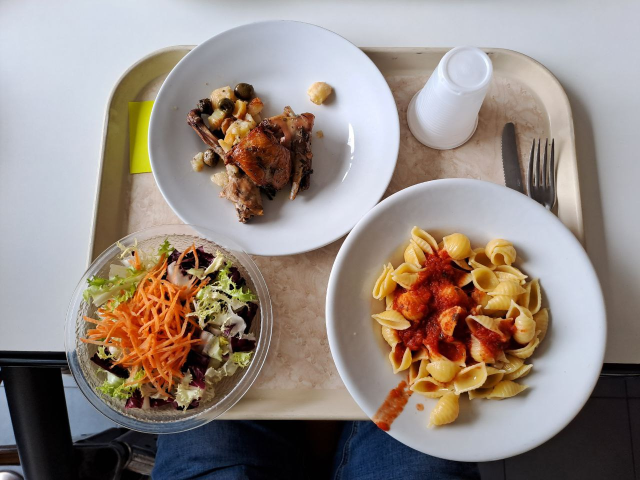
//> input picture Food_leftover_dataset/tray3/food_image.jpg, 1280 x 960 px (shown at 1/2 size)
$ ./main   (built with g++ and OpenCV 4)
//> lines starting //> are read from the running program, lines starting //| are printed output that depends on the picture; after the words box and inside, x2 and y2 are one past the last pixel; in counts of white or black regions, pixels touching at a corner belong together
#include <opencv2/core.hpp>
#include <opencv2/highgui.hpp>
#include <opencv2/xfeatures2d.hpp>
#include <iostream>
#include <vector>
#include <opencv2/core/version.hpp>
#include <iostream>
#include <opencv2/opencv.hpp>
#include <iostream>
#include <opencv2/opencv.hpp>
#include <opencv2/features2d.hpp>
#include <filesystem>
#include <fstream>

namespace fs = std::filesystem;
// [123 lines of commented-out code are left out]
struct ColorRange {
    std::string name;
    cv::Scalar lowerb;
    cv::Scalar upperb;
    cv::Vec4b color;
};

struct ObjectMatch {
    std::string name;
    float percentage;
};
// [106 lines left out: functions annotateImageWithFoods, colorizeSpecificObjects, not called in this run]

void processCircle(cv::Mat& testImage, const cv::Point& center, int radius, const std::string& savedFeaturesFolderPath, const std::vector<ColorRange>& colorRanges, int minPixelCount, std::string* &foodsNames) {
    static int index = 0;
    // Create a mask for the current circle
    cv::Mat mask = cv::Mat::zeros(testImage.size(), CV_8UC1);
    cv::circle(mask, center, radius, cv::Scalar(255), -1);


    cv::Mat subImg;
    testImage.copyTo(subImg, mask);

    // Initialize SURF detector
    cv::Ptr<cv::xfeatures2d::SURF> surf = cv::xfeatures2d::SURF::create();


    std::vector<cv::KeyPoint> testKeypoints;
    cv::Mat testDescriptors;
    surf->detectAndCompute(subImg, cv::noArray(), testKeypoints, testDescriptors);

    std::vector<ObjectMatch> matches;
    std::vector<ColorRange> finalMatched;

    for (const auto& entry : fs::directory_iterator(savedFeaturesFolderPath)) {

        std::string featuresPath = entry.path().string();

        // Load saved descriptors
        cv::Mat savedDescriptors;
        cv::FileStorage fileStorage(featuresPath, cv::FileStorage::READ);
        fileStorage["descriptors"] >> savedDescriptors;
        fileStorage.release();


        cv::FlannBasedMatcher matcher(new cv::flann::KDTreeIndexParams(5), new cv::flann::SearchParams(50));


        std::vector<std::vector<cv::DMatch>> knnMatches;
        matcher.knnMatch(testDescriptors, savedDescriptors, knnMatches, 2);


        const float ratioThresh = 0.7f;
        std::vector<cv::DMatch> goodMatches;
        for (size_t i = 0; i < knnMatches.size(); i++) {
            if (knnMatches[i][0].distance < ratioThresh * knnMatches[i][1].distance) {
                goodMatches.push_back(knnMatches[i][0]);
            }
        }

        // Check if more than 10% of the features matched
        float matchPercentage = static_cast<float>(goodMatches.size()) / static_cast<float>(savedDescriptors.rows) * 100.0f;
        if (matchPercentage > 10.0f) {
            std::cout << "Match found with: " << entry.path().stem().string() << ", Match Percentage: " << matchPercentage << "%" << std::endl;
            matches.push_back({ entry.path().stem().string(), matchPercentage });
        }
    }

    // Sort the matches by matching percentage
    std::sort(matches.begin(), matches.end(), [](const ObjectMatch& a, const ObjectMatch& b) {
        return a.percentage > b.percentage;
    });

    // Check the first match for pasta or rice
    std::vector<ColorRange> topMatches;
    if (!matches.empty() && (matches[0].name.find("Pasta") != std::string::npos || matches[0].name.find("Rice") != std::string::npos)) {
        std::cout << matches[0].name << std::endl;
        for (const auto& cr : colorRanges) {
            if (cr.name == matches[0].name) {
                topMatches.push_back(cr);
                foodsNames[index] = cr.name;
                index++;
                break;
            }
        }

    }
    else {
        for (int i = 0; i < std::min(2, static_cast<int>(matches.size())); ++i) {
            for (const auto& cr : colorRanges) {
                if (cr.name == matches[i].name) {
                    topMatches.push_back(cr);
                    foodsNames[index] = cr.name;
                    std::cout<<cr.name<<std::endl;
                    index++;
                    break;
                }
            }
        }
    }

    for (const auto& match : topMatches)
        std::cout << "Name: " << match.name << std::endl;

    if (!topMatches.empty()) {
        colorizeSpecificObjects(testImage, mask, topMatches, minPixelCount);
    }


}

int main() {
    std::string* foodsNames = nullptr;
    foodsNames = new std::string[10];

    int size = 10;
    std::string savedFeaturesFolderPath = "../keypoints_by_food_type";
    std::string testImagePath = "../Food_leftover_dataset/tray3/food_image.jpg";

    std::vector<ColorRange> colorRanges = {
        {"Pasta Pesto", cv::Scalar(14, 108, 0), cv::Scalar(48, 254, 255), cv::Vec4b(0, 0, 255, 128)},
        {"Basil Potatoes", cv::Scalar(18, 46, 0), cv::Scalar(29, 255, 255), cv::Vec4b(0, 255, 0, 128)},
        {"Basil Potatoes_1", cv::Scalar(18, 46, 0), cv::Scalar(29, 255, 255), cv::Vec4b(0, 255, 0, 128)},
        {"Fish Cutlet", cv::Scalar(5, 98, 160), cv::Scalar(15, 255, 255), cv::Vec4b(255, 0, 0, 128)},
        {"Fish Cutlet_1", cv::Scalar(5, 98, 160), cv::Scalar(15, 255, 255), cv::Vec4b(255, 0, 0, 128)},
        {"Pasta With Tomato Sauce", cv::Scalar(0, 113, 0), cv::Scalar(25, 255, 255), cv::Vec4b(0, 255, 255, 128)},
        {"Grilled Pork Cutlet", cv::Scalar(12, 72, 0), cv::Scalar(28, 255, 255), cv::Vec4b(255, 255, 0, 128)},
        {"Grilled Pork Cutlet_1", cv::Scalar(12, 72, 0), cv::Scalar(28, 255, 255), cv::Vec4b(255, 255, 0, 128)},
        {"Beans", cv::Scalar(0, 159, 0), cv::Scalar(8, 255, 255), cv::Vec4b(255, 0, 255, 128)},
        {"Beans_1", cv::Scalar(0, 159, 0), cv::Scalar(8, 255, 255), cv::Vec4b(255, 0, 255, 128)},
        {"Beans_2", cv::Scalar(0, 159, 0), cv::Scalar(8, 255, 255), cv::Vec4b(255, 0, 255, 128)},
        {"Salad", cv::Scalar(0, 121, 58), cv::Scalar(180, 255, 255), cv::Vec4b(128, 0, 255, 128)},
        {"Salad_1", cv::Scalar(0, 121, 58), cv::Scalar(180, 255, 255), cv::Vec4b(128, 0, 255, 128)},
        {"Salad_2", cv::Scalar(0, 121, 58), cv::Scalar(180, 255, 255), cv::Vec4b(128, 0, 255, 128)},
        {"Rabit", cv::Scalar(1, 72, 0), cv::Scalar(21, 255, 255), cv::Vec4b(255, 128, 0, 128)},
        {"bread", cv::Scalar(1, 72, 0), cv::Scalar(21, 255, 255), cv::Vec4b(255, 128, 0, 128)},
        {"Rabit_1", cv::Scalar(1, 72, 0), cv::Scalar(21, 255, 255), cv::Vec4b(255, 128, 0, 128)},
        {"Pilaw Rice With Peppers And Peas", cv::Scalar(16, 55, 0), cv::Scalar(46, 255, 255), cv::Vec4b(0, 128, 255, 128)},
        {"Pasta With Meat Sauce", cv::Scalar(0, 113, 0), cv::Scalar(23, 255, 255), cv::Vec4b(128, 128, 128, 128)},
        {"Pasta With Clams and Mussels", cv::Scalar(8, 114, 0), cv::Scalar(39, 255, 255), cv::Vec4b(128, 128, 0, 128)},
        {"Seafood Salad", cv::Scalar(5, 0, 68), cv::Scalar(14, 144, 255), cv::Vec4b(128, 0, 128, 128)},
    };

    // Load the test image
    cv::Mat testImage = cv::imread(testImagePath, cv::IMREAD_COLOR);
//> testImage is the input picture: 960 rows x 1280 cols, CV_8UC3; mean B, G, R 129.4, 136.9, 148.9

    // Convert the image to BGRA color space
    cv::cvtColor(testImage, testImage, cv::COLOR_BGR2BGRA);
//> testImage: 960 rows x 1280 cols, CV_8UC4

    // Convert the image to grayscale
    cv::Mat gray;
    cv::cvtColor(testImage, gray, cv::COLOR_BGR2GRAY);
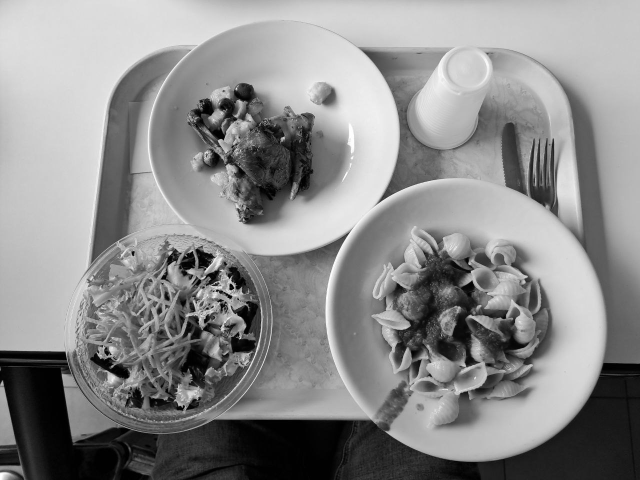
//> gray: 960 rows x 1280 cols, CV_8UC1 (shown at 1/2 size); min 0, max 255, mean 139.6
    cv::equalizeHist(gray, gray);
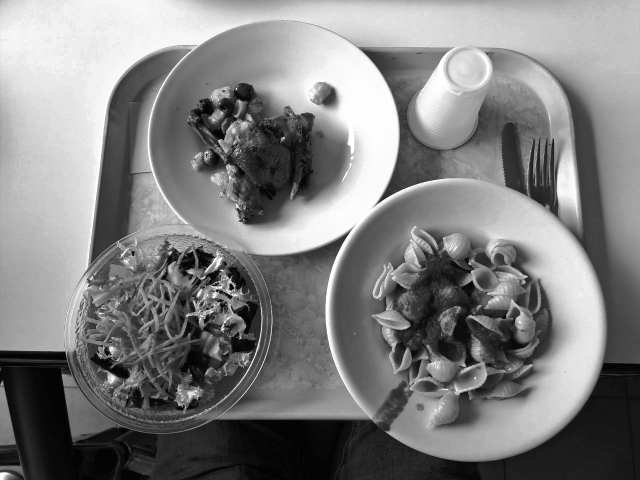
//> gray: 960 rows x 1280 cols, CV_8UC1 (shown at 1/2 size); min 0, max 255, mean 128
    cv::blur(gray, gray, cv::Size(3, 3));


    cv::Mat edges;
    cv::Canny(gray, edges, 300, 100);
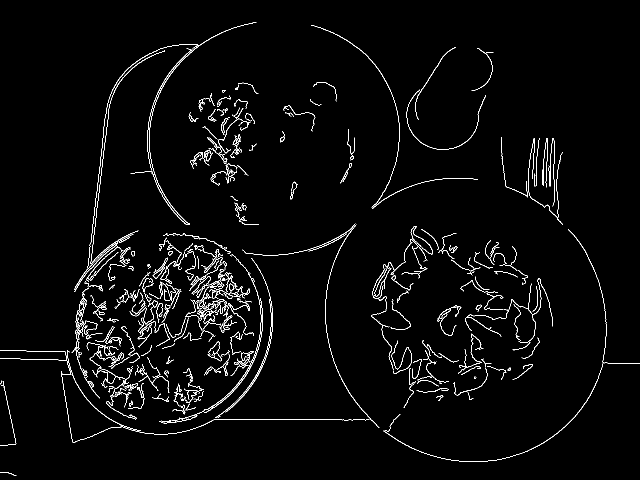
//> edges: 960 rows x 1280 cols, CV_8UC1 (shown at 1/2 size); 2.5% white in thin lines or dots


    cv::Mat kernel = cv::getStructuringElement(cv::MORPH_RECT, cv::Size(7, 7));
    cv::dilate(edges, edges, kernel);
    cv::erode(edges, edges, kernel);
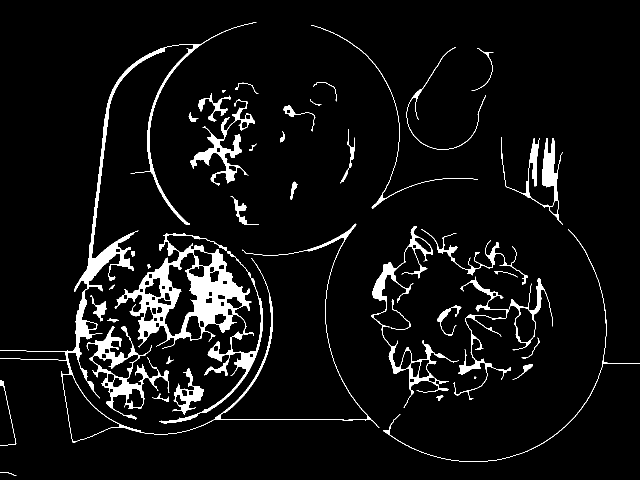
//> edges: 960 rows x 1280 cols, CV_8UC1 (shown at 1/2 size); 5.7% white; 42 white regions (1 under 20 px), largest, box (x1, y1, x2, y2) and area: (229, 466, 526, 847) 21809, (0, 44, 759, 886) 14833, (173, 652, 339, 839) 5591

    // Run Hough Circle Transforms
    std::vector<cv::Vec3f> circles;
    cv::HoughCircles(edges, circles, cv::HOUGH_GRADIENT, 1, gray.rows / 2, 100, 50, 130, 800);
//> circles = 3 circles (x, y, radius): [953.5, 622.5, 301.8], [315.5, 639.5, 229.3], [604.5, 240.5, 184]

    int minPixelCount = 5000; // replace with your threshold


    for (size_t i = 0; i < circles.size(); i++) {
        cv::Point center(cvRound(circles[i][0]), cvRound(circles[i][1]));
        int radius = cvRound(circles[i][2]);

//> (the run ends here: the program stops with an error, at `cv::Ptr<cv::xfeatures2d::SURF> surf = cv::xfeatures2d::SURF::create();`)
